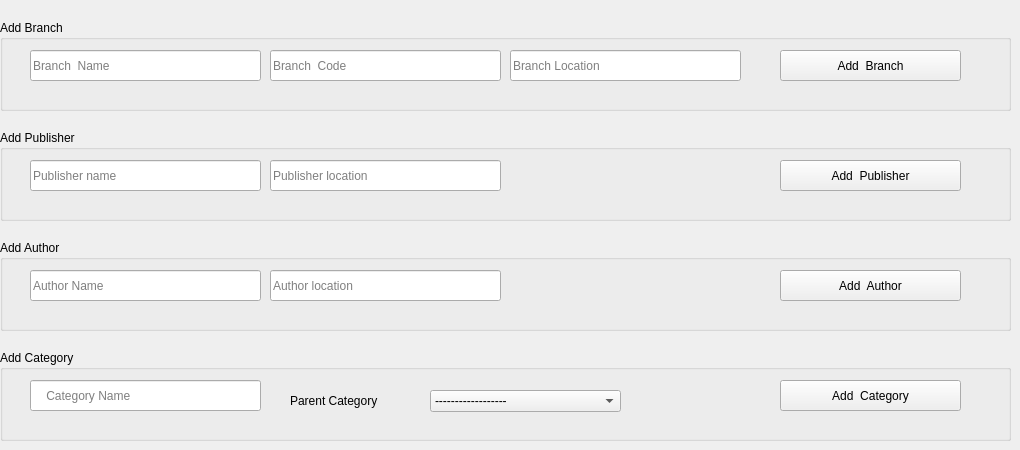
      <widget class="QWidget" name="tab_14">
       <attribute name="title">
        <string>Add  data</string>
       </attribute>
       <widget class="QGroupBox" name="groupBox">
        <property name="geometry">
         <rect>
          <x>0</x>
          <y>20</y>
          <width>1011</width>
          <height>91</height>
         </rect>
        </property>
        <property name="title">
         <string>Add Branch</string>
        </property>
        <widget class="QLineEdit" name="lineEdit_21">
         <property name="geometry">
          <rect>
           <x>30</x>
           <y>30</y>
           <width>231</width>
           <height>31</height>
          </rect>
         </property>
         <property name="placeholderText">
          <string>Branch  Name</string>
         </property>
        </widget>
        <widget class="QLineEdit" name="lineEdit_23">
         <property name="geometry">
          <rect>
           <x>510</x>
           <y>30</y>
           <width>231</width>
           <height>31</height>
          </rect>
         </property>
         <property name="placeholderText">
          <string>Branch Location</string>
         </property>
        </widget>
        <widget class="QLineEdit" name="lineEdit_24">
         <property name="geometry">
          <rect>
           <x>270</x>
           <y>30</y>
           <width>231</width>
           <height>31</height>
          </rect>
         </property>
         <property name="placeholderText">
          <string>Branch  Code</string>
         </property>
        </widget>
        <widget class="QPushButton" name="pushButton_19">
         <property name="geometry">
          <rect>
           <x>780</x>
           <y>30</y>
           <width>181</width>
           <height>31</height>
          </rect>
         </property>
         <property name="text">
          <string>Add  Branch</string>
         </property>
        </widget>
       </widget>
       <widget class="QGroupBox" name="groupBox_2">
        <property name="geometry">
         <rect>
          <x>0</x>
          <y>130</y>
          <width>1011</width>
          <height>91</height>
         </rect>
        </property>
        <property name="title">
         <string>Add Publisher</string>
        </property>
        <widget class="QLineEdit" name="lineEdit_22">
         <property name="geometry">
          <rect>
           <x>30</x>
           <y>30</y>
           <width>231</width>
           <height>31</height>
          </rect>
         </property>
         <property name="placeholderText">
          <string>Publisher name</string>
         </property>
        </widget>
        <widget class="QLineEdit" name="lineEdit_26">
         <property name="geometry">
          <rect>
           <x>270</x>
           <y>30</y>
           <width>231</width>
           <height>31</height>
          </rect>
         </property>
         <property name="placeholderText">
          <string>Publisher location</string>
         </property>
        </widget>
        <widget class="QPushButton" name="pushButton_20">
         <property name="geometry">
          <rect>
           <x>780</x>
           <y>30</y>
           <width>181</width>
           <height>31</height>
          </rect>
         </property>
         <property name="text">
          <string>Add  Publisher</string>
         </property>
        </widget>
       </widget>
       <widget class="QGroupBox" name="groupBox_3">
        <property name="geometry">
         <rect>
          <x>0</x>
          <y>240</y>
          <width>1011</width>
          <height>91</height>
         </rect>
        </property>
        <property name="title">
         <string>Add Author</string>
        </property>
        <widget class="QLineEdit" name="lineEdit_27">
         <property name="geometry">
          <rect>
           <x>30</x>
           <y>30</y>
           <width>231</width>
           <height>31</height>
          </rect>
         </property>
         <property name="placeholderText">
          <string>Author Name</string>
         </property>
        </widget>
        <widget class="QLineEdit" name="lineEdit_29">
         <property name="geometry">
          <rect>
           <x>270</x>
           <y>30</y>
           <width>231</width>
           <height>31</height>
          </rect>
         </property>
         <property name="placeholderText">
          <string>Author location</string>
         </property>
        </widget>
        <widget class="QPushButton" name="pushButton_21">
         <property name="geometry">
          <rect>
           <x>780</x>
           <y>30</y>
           <width>181</width>
           <height>31</height>
          </rect>
         </property>
         <property name="text">
          <string>Add  Author</string>
         </property>
        </widget>
       </widget>
       <widget class="QGroupBox" name="groupBox_4">
        <property name="geometry">
         <rect>
          <x>0</x>
          <y>350</y>
          <width>1011</width>
          <height>91</height>
         </rect>
        </property>
        <property name="title">
         <string>Add Category</string>
        </property>
        <widget class="QLineEdit" name="lineEdit_28">
         <property name="geometry">
          <rect>
           <x>30</x>
           <y>30</y>
           <width>231</width>
           <height>31</height>
          </rect>
         </property>
         <property name="placeholderText">
          <string>    Category Name</string>
         </property>
        </widget>
        <widget class="QPushButton" name="pushButton_22">
         <property name="geometry">
          <rect>
           <x>780</x>
           <y>30</y>
           <width>181</width>
           <height>31</height>
          </rect>
         </property>
         <property name="text">
          <string>Add  Category</string>
         </property>
        </widget>
        <widget class="QComboBox" name="comboBox_12">
         <property name="geometry">
          <rect>
           <x>430</x>
           <y>40</y>
           <width>191</width>
           <height>22</height>
          </rect>
         </property>
         <item>
          <property name="text">
           <string>------------------</string>
          </property>
         </item>
        </widget>
        <widget class="QLabel" name="label_24">
         <property name="geometry">
          <rect>
           <x>290</x>
           <y>40</y>
           <width>161</width>
           <height>21</height>
          </rect>
         </property>
         <property name="text">
          <string>Parent Category</string>
         </property>
        </widget>
       </widget>
      </widget>
